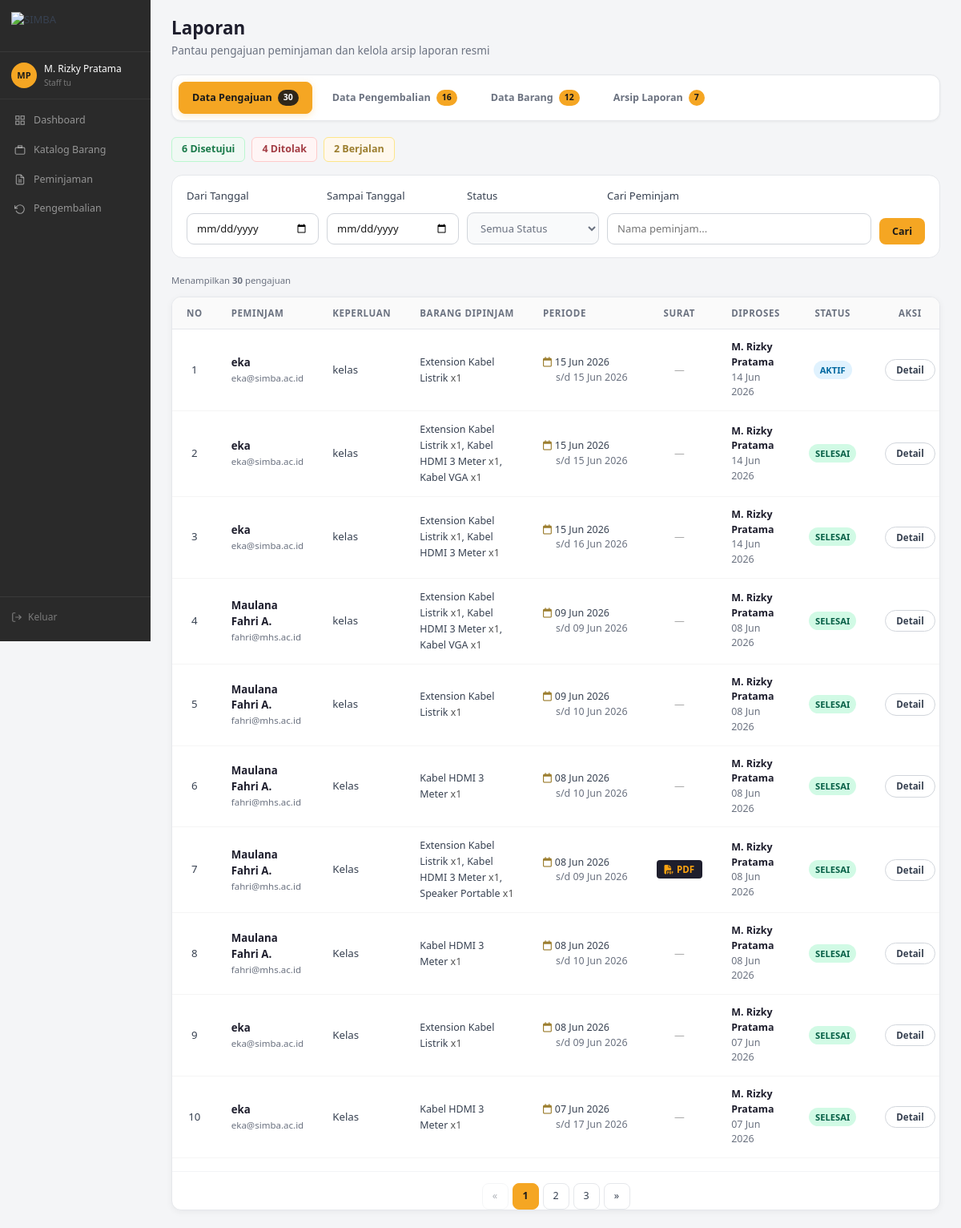
The app's page /pages/laporan/index.php (signed in) with its own data.
### tables this page shows
CREATE TABLE IF NOT EXISTS `pengajuan_peminjaman` (
  `id` int NOT NULL AUTO_INCREMENT,
  `id_peminjam` int NOT NULL,
  `keperluan` text NOT NULL,
  `tanggal_pinjam` date NOT NULL,
  `tanggal_kembali` date NOT NULL,
  `status` enum('menunggu','diverifikasi','disetujui','ditolak','aktif','selesai','dibatalkan') DEFAULT 'menunggu',
  `diverifikasi_oleh` int DEFAULT NULL,
  `disetujui_oleh` int DEFAULT NULL,
  `catatan_tolak` text,
  `dibuat_pada` timestamp NOT NULL DEFAULT CURRENT_TIMESTAMP,
  `diperbarui_pada` timestamp NOT NULL DEFAULT CURRENT_TIMESTAMP ON UPDATE CURRENT_TIMESTAMP,
  `file_surat` varchar(255) DEFAULT NULL COMMENT 'Untuk event himpunan/peminjaman alat berat',
  PRIMARY KEY (`id`),
  KEY `id_peminjam` (`id_peminjam`),
  KEY `diverifikasi_oleh` (`diverifikasi_oleh`),
  KEY `disetujui_oleh` (`disetujui_oleh`),
  CONSTRAINT `pengajuan_peminjaman_ibfk_1` FOREIGN KEY (`id_peminjam`) REFERENCES `users` (`id`),
  CONSTRAINT `pengajuan_peminjaman_ibfk_2` FOREIGN KEY (`diverifikasi_oleh`) REFERENCES `users` (`id`),
  CONSTRAINT `pengajuan_peminjaman_ibfk_3` FOREIGN KEY (`disetujui_oleh`) REFERENCES `users` (`id`)
);

CREATE TABLE IF NOT EXISTS `users` (
  `id` int NOT NULL AUTO_INCREMENT,
  `nama_pengguna` varchar(50) NOT NULL,
  `kata_sandi` varchar(255) NOT NULL,
  `nama_lengkap` varchar(100) NOT NULL,
  `email` varchar(100) NOT NULL,
  `peran` enum('admin','staff_tu','peminjam') NOT NULL,
  `aktif` tinyint(1) NOT NULL DEFAULT '1',
  `dibuat_pada` timestamp NOT NULL DEFAULT CURRENT_TIMESTAMP,
  PRIMARY KEY (`id`),
  UNIQUE KEY `nama_pengguna` (`nama_pengguna`),
  UNIQUE KEY `email` (`email`)
);

### pages/laporan/index.php (the view, shortened to what this page needs)
<?php
require_once __DIR__ . '/../../config/koneksi.php';
$tab = $_GET['tab'] ?? 'pengajuan';
$f_mulai  = $_GET['mulai']  ?? '';
$f_akhir  = $_GET['akhir']  ?? '';
$f_status = $_GET['status'] ?? '';
$f_cari   = trim($_GET['cari'] ?? '');
$where  = [];
$whereSql = $where ? 'WHERE ' . implode(' AND ', $where) : '';
$stmtP = $conn->prepare("
    SELECT pp.id, pp.keperluan, pp.tanggal_pinjam, pp.tanggal_kembali,
           pp.status, pp.file_surat, pp.catatan_tolak, pp.dibuat_pada, pp.diperbarui_pada,
           u_peminjam.nama_lengkap AS nama_peminjam,
           u_peminjam.email        AS email_peminjam,
           u_staff.nama_lengkap    AS nama_staff,
           GROUP_CONCAT(b.nama    ORDER BY b.nama SEPARATOR '||') AS nama_barang_list,
           GROUP_CONCAT(dp.jumlah ORDER BY b.nama SEPARATOR '||') AS jumlah_list
    FROM pengajuan_peminjaman pp
    JOIN  users u_peminjam ON u_peminjam.id = pp.id_peminjam
    LEFT JOIN users u_staff    ON u_staff.id    = pp.disetujui_oleh
    LEFT JOIN detail_peminjaman dp ON dp.id_peminjaman = pp.id
    LEFT JOIN barang b             ON b.id = dp.id_barang
    $whereSql
    GROUP BY pp.id
    ORDER BY pp.dibuat_pada DESC
");
$stmtP->execute();
$dataPengajuan = $stmtP->get_result()->fetch_all(MYSQLI_ASSOC);
$whereP  = [];
$whereSqlP = $whereP ? 'WHERE ' . implode(' AND ', $whereP) : '';
$stmtPen = $conn->prepare("
    SELECT pen.id, pen.tanggal_kembali, pen.hari_terlambat,
           pen.kondisi_kembali, pen.catatan_kerusakan, pen.dibuat_pada,
           pp.keperluan, pp.tanggal_pinjam, pp.tanggal_kembali AS rencana_kembali,
           u_p.nama_lengkap AS nama_peminjam,
           u_p.email        AS email_peminjam,
           u_t.nama_lengkap AS nama_penerima,
           GROUP_CONCAT(b.nama    ORDER BY b.nama SEPARATOR '||') AS nama_barang_list,
           GROUP_CONCAT(dp.jumlah ORDER BY b.nama SEPARATOR '||') AS jumlah_list
    FROM pengembalian pen
    JOIN pengajuan_peminjaman pp ON pp.id = pen.id_peminjaman
    JOIN users u_p ON u_p.id = pp.id_peminjam
    JOIN users u_t ON u_t.id = pen.diterima_oleh
    LEFT JOIN detail_peminjaman dp ON dp.id_peminjaman = pp.id
    LEFT JOIN barang b ON b.id = dp.id_barang
    $whereSqlP
    GROUP BY pen.id
    ORDER BY pen.tanggal_kembali DESC
");
$stmtPen->execute();
$dataPengembalian = $stmtPen->get_result()->fetch_all(MYSQLI_ASSOC);
$whereB  = ['1=1'];
$whereSqlB = implode(' AND ', $whereB);
$stmtB = $conn->prepare("
    SELECT b.id, b.kode_barang, b.nama, b.stok_total, b.stok_tersedia,
           b.kondisi, b.status, b.dibuat_pada,
           k.nama AS nama_kategori,
           COUNT(DISTINCT dp.id_peminjaman) AS total_dipinjam
    FROM barang b
    LEFT JOIN kategori k ON k.id = b.kategori_id
    LEFT JOIN detail_peminjaman dp ON dp.id_barang = b.id
    WHERE $whereSqlB
    GROUP BY b.id
    ORDER BY b.nama ASC
");
$stmtB->execute();
$dataBarang = $stmtB->get_result()->fetch_all(MYSQLI_ASSOC);
$dataLaporan = $conn->query("
    SELECT l.*, u.nama_lengkap AS nama_pembuat
    FROM laporan l
    JOIN users u ON u.id = l.dibuat_oleh
    ORDER BY l.dibuat_pada DESC
")->fetch_all(MYSQLI_ASSOC);
$basePath    = '../../';
require_once $basePath . 'includes/header.php';
require_once $basePath . 'includes/sidebar.php';
?>
<main class="main-content">
<div style="margin-bottom:20px">
    <h2 style="font-size:1.4rem;font-weight:700;color:#1e1e2d;margin:0">Laporan</h2>
    <p style="color:#6b7280;font-size:.85rem;margin:4px 0 0">Pantau pengajuan peminjaman dan kelola arsip laporan resmi</p>
</div>
<div class="status-tabs">
    <a href="?tab=pengajuan" class="status-tab <?= $tab === 'pengajuan' ? 'active' : '' ?>">
        Data Pengajuan
        <?php if (count($dataPengajuan)): ?>
        <span class="status-count"><?= count($dataPengajuan) ?></span>
        <?php endif; ?>
    </a>
    <a href="?tab=pengembalian" class="status-tab <?= $tab === 'pengembalian' ? 'active' : '' ?>">
        Data Pengembalian
        <?php if (count($dataPengembalian)): ?>
        <span class="status-count"><?= count($dataPengembalian) ?></span>
        <?php endif; ?>
    </a>
    <a href="?tab=barang" class="status-tab <?= $tab === 'barang' ? 'active' : '' ?>">
        Data Barang
        <?php if (count($dataBarang)): ?>
        <span class="status-count"><?= count($dataBarang) ?></span>
        <?php endif; ?>
    </a>
    <a href="?tab=arsip" class="status-tab <?= $tab === 'arsip' ? 'active' : '' ?>">
        Arsip Laporan
        <?php if (count($dataLaporan)): ?>
        <span class="status-count"><?= count($dataLaporan) ?></span>
        <?php endif; ?>
    </a>
</div>
<div id="tabPengajuan" <?= $tab !== 'pengajuan' ? 'style="display:none"' : '' ?>>
    <?php
    $cnt_setujui = count(array_filter($dataPengajuan, fn($r) => $r['status'] === 'disetujui'));
    $cnt_tolak   = count(array_filter($dataPengajuan, fn($r) => $r['status'] === 'ditolak'));
    $cnt_aktif   = count(array_filter($dataPengajuan, fn($r) => in_array($r['status'], ['aktif','menunggu','diverifikasi'])));
    ?>
    <div style="display:flex;gap:8px;flex-wrap:wrap;margin-bottom:16px">
        <span style="background:#f0f9f4;color:#1a7a4a;border:1px solid #bbf7d0;border-radius:6px;padding:5px 12px;font-size:.78rem;font-weight:700"><?= $cnt_setujui ?> Disetujui</span>
        <span style="background:#fff5f5;color:#a33c44;border:1px solid #fecaca;border-radius:6px;padding:5px 12px;font-size:.78rem;font-weight:700"><?= $cnt_tolak ?> Ditolak</span>
        <span style="background:#fff8ed;color:#9c7e2f;border:1px solid #fde68a;border-radius:6px;padding:5px 12px;font-size:.78rem;font-weight:700"><?= $cnt_aktif ?> Berjalan</span>
    </div>
    <div class="filter-card">
        <form method="GET">
            <div class="filter-row">
                <div style="display:flex;flex-direction:column;gap:5px;flex:1;min-width:130px">
                    <label>Dari Tanggal</label>
                    <input type="date" class="form-input" name="mulai" value="<?= htmlspecialchars($f_mulai) ?>">
                </div>
                <div style="display:flex;flex-direction:column;gap:5px;flex:1;min-width:130px">
                    <label>Sampai Tanggal</label>
                    <input type="date" class="form-input" name="akhir" value="<?= htmlspecialchars($f_akhir) ?>">
                </div>
                <div style="display:flex;flex-direction:column;gap:5px;flex:1;min-width:130px">
                    <label>Status</label>
                    <select class="form-input" name="status">
                        <option value="">Semua Status</option>
                    </select>
                </div>
                <div style="display:flex;flex-direction:column;gap:5px;flex:2;min-width:180px">
                    <label>Cari Peminjam</label>
                    <input type="text" class="form-input" name="cari" value="<?= htmlspecialchars($f_cari) ?>" placeholder="Nama peminjam...">
                </div>
                <div class="filter-actions">
                    <button type="submit" class="btn btn-primary">Cari</button>
                </div>
            </div>
        </form>
    </div>
    <div style="margin-bottom:10px">
        <small style="color:#6b7280">Menampilkan <strong><?= count($dataPengajuan) ?></strong> pengajuan</small>
    </div>
    <div class="table-card">
        <div class="table-wrapper">
        <table class="table-modern" id="tblPengajuan">
            <thead>
                <tr>
                    <th width="4%"  class="text-center">NO</th>
                    <th width="14%">PEMINJAM</th>
                    <th width="15%">KEPERLUAN</th>
                    <th width="21%">BARANG DIPINJAM</th>
                    <th width="13%">PERIODE</th>
                    <th width="7%"  class="text-center">SURAT</th>
                    <th width="11%">DIPROSES</th>
                    <th width="9%"  class="text-center">STATUS</th>
                    <th width="6%"  class="text-center">AKSI</th>
                </tr>
            </thead>
            <tbody>
                <?php if (empty($dataPengajuan)): ?>
                    <tr class="empty-row"><td colspan="9">
                        <i class="fa-solid fa-folder-open fa-2x mb-2 d-block"></i>
                        Belum ada data pengajuan<?= ($f_mulai||$f_akhir||$f_status||$f_cari) ? ' sesuai filter.' : '.' ?>
                    </td></tr>
                <?php else:
                $statusCfgP = [
                    'menunggu'     => ['bg'=>'#fef9c3','fg'=>'#854d0e'],
                    'diverifikasi' => ['bg'=>'#dbeafe','fg'=>'#1d4ed8'],
                    'disetujui'    => ['bg'=>'#dcfce7','fg'=>'#166534'],
                    'ditolak'      => ['bg'=>'#fee2e2','fg'=>'#991b1b'],
                    'aktif'        => ['bg'=>'#e0f2fe','fg'=>'#0369a1'],
                    'selesai'      => ['bg'=>'#d1fae5','fg'=>'#065f46'],
                    'dibatalkan'   => ['bg'=>'#f3f4f6','fg'=>'#6b7280'],
                ];
                foreach ($dataPengajuan as $i => $row):
                    $namaArr   = $row['nama_barang_list'] ? explode('||', $row['nama_barang_list']) : [];
                    $jumlahArr = $row['jumlah_list']      ? explode('||', $row['jumlah_list'])      : [];
                    $bagian = [];
                    foreach ($namaArr as $k => $nb) $bagian[] = htmlspecialchars($nb).' <span style="color:#555">x'.((int)($jumlahArr[$k]??1)).'</span>';
                    $barangHtml = $bagian ? implode(', ', $bagian) : '<span style="color:#aaa">—</span>';
                    $sc = $statusCfgP[$row['status']] ?? ['bg'=>'#f3f4f6','fg'=>'#6b7280'];
                ?>
                <tr>
                    <td class="text-center"><?= $i+1 ?></td>
                    <td>
                        <div style="font-weight:700;color:#1e1e2d"><?= htmlspecialchars($row['nama_peminjam']) ?></div>
                        <div style="font-size:.72rem;color:#6b7280"><?= htmlspecialchars($row['email_peminjam']) ?></div>
                    </td>
                    <td style="font-size:.83rem"><?= htmlspecialchars($row['keperluan']) ?></td>
                    <td style="font-size:.78rem;line-height:1.6"><?= $barangHtml ?></td>
                    <td style="font-size:.78rem;white-space:nowrap">
                        <i class="fa-regular fa-calendar me-1" style="color:#9c7e2f"></i><?= date('d M Y', strtotime($row['tanggal_pinjam'])) ?><br>
                        <span style="color:#6b7280;padding-left:16px">s/d <?= date('d M Y', strtotime($row['tanggal_kembali'])) ?></span>
                    </td>
                    <td class="text-center">
                        <?php if ($row['file_surat']): ?>
                        <a href="<?= htmlspecialchars($row['surat_url']) ?>" target="_blank"
                           style="background:#1e1e2d;color:#fca311;padding:4px 10px;border-radius:4px;font-size:.72rem;font-weight:700;text-decoration:none;white-space:nowrap">
                            <i class="fa-solid fa-file-pdf me-1"></i>PDF
                        </a>
                        <?php else: ?><span style="color:#aaa;font-size:.8rem">—</span><?php endif; ?>
                    </td>
                    <td style="font-size:.78rem">
                        <?php if ($row['nama_staff']): ?>
                            <div style="font-weight:600;color:#1e1e2d"><?= htmlspecialchars($row['nama_staff']) ?></div>
                            <div style="color:#6b7280"><?= date('d M Y', strtotime($row['diperbarui_pada'])) ?></div>
                        <?php else: ?><span style="color:#aaa">—</span><?php endif; ?>
                    </td>
                    <td class="text-center">
                        <span style="background:<?= $sc['bg'] ?>;color:<?= $sc['fg'] ?>;padding:4px 8px;border-radius:20px;font-size:.7rem;font-weight:700;white-space:nowrap">
                            <?= strtoupper($row['status']) ?>
                        </span>
                    </td>
                    <td class="text-center">
                        <button class="btn-act btn-detail"
                            onclick='bukaDetailPengajuan(<?= htmlspecialchars(json_encode($row, JSON_HEX_APOS|JSON_HEX_QUOT), ENT_QUOTES) ?>)'>
                            Detail
                        </button>
                    </td>
                </tr>
                <?php endforeach; endif; ?>
            </tbody>
        </table>
        </div>
    </div>
</div>
</main>
<?php require_once $basePath . 'includes/footer.php'; ?>

### records on screen
pengajuan_peminjaman: id_peminjam.nama_lengkap "eka", id_peminjam.email "eka@simba.ac.id", keperluan "kelas", nb "Extension Kabel Listrik", k "1", tanggal_pinjam "15 Jun 2026", tanggal_kembali "15 Jun 2026", disetujui_oleh.nama_lengkap "M. Rizky Pratama", diperbarui_pada "14 Jun 2026", status "AKTIF"
pengajuan_peminjaman: id_peminjam.nama_lengkap "eka", id_peminjam.email "eka@simba.ac.id", keperluan "kelas", nb "Extension Kabel Listrik Kabel HDMI 3 Meter Kabel VGA", k "1 1 1", bagian ", ,", tanggal_pinjam "15 Jun 2026", tanggal_kembali "15 Jun 2026", disetujui_oleh.nama_lengkap "M. Rizky Pratama", diperbarui_pada "14 Jun 2026", status "SELESAI"
pengajuan_peminjaman: id_peminjam.nama_lengkap "eka", id_peminjam.email "eka@simba.ac.id", keperluan "kelas", nb "Extension Kabel Listrik Kabel HDMI 3 Meter", k "1 1", bagian ",", tanggal_pinjam "15 Jun 2026", tanggal_kembali "16 Jun 2026", disetujui_oleh.nama_lengkap "M. Rizky Pratama", diperbarui_pada "14 Jun 2026", status "SELESAI"
pengajuan_peminjaman: id_peminjam.nama_lengkap "Maulana Fahri A.", id_peminjam.email "fahri@mhs.ac.id", keperluan "kelas", nb "Extension Kabel Listrik Kabel HDMI 3 Meter Kabel VGA", k "1 1 1", bagian ", ,", tanggal_pinjam "09 Jun 2026", tanggal_kembali "09 Jun 2026", diverifikasi_oleh.nama_lengkap "M. Rizky Pratama", diperbarui_pada "08 Jun 2026", status "SELESAI"
pengajuan_peminjaman: id_peminjam.nama_lengkap "Maulana Fahri A.", id_peminjam.email "fahri@mhs.ac.id", keperluan "kelas", nb "Extension Kabel Listrik", k "1", tanggal_pinjam "09 Jun 2026", tanggal_kembali "10 Jun 2026", diverifikasi_oleh.nama_lengkap "M. Rizky Pratama", diperbarui_pada "08 Jun 2026", status "SELESAI"
pengajuan_peminjaman: id_peminjam.nama_lengkap "Maulana Fahri A.", id_peminjam.email "fahri@mhs.ac.id", keperluan "Kelas", nb "Kabel HDMI 3 Meter", k "1", tanggal_pinjam "08 Jun 2026", tanggal_kembali "10 Jun 2026", diverifikasi_oleh.nama_lengkap "M. Rizky Pratama", diperbarui_pada "08 Jun 2026", status "SELESAI"
pengajuan_peminjaman: id_peminjam.nama_lengkap "Maulana Fahri A.", id_peminjam.email "fahri@mhs.ac.id", keperluan "Kelas", nb "Extension Kabel Listrik Kabel HDMI 3 Meter Speaker Portable", k "1 1 1", bagian ", ,", tanggal_pinjam "08 Jun 2026", tanggal_kembali "09 Jun 2026", diverifikasi_oleh.nama_lengkap "M. Rizky Pratama", diperbarui_pada "08 Jun 2026", status "SELESAI"
pengajuan_peminjaman: id_peminjam.nama_lengkap "Maulana Fahri A.", id_peminjam.email "fahri@mhs.ac.id", keperluan "Kelas", nb "Kabel HDMI 3 Meter", k "1", tanggal_pinjam "08 Jun 2026", tanggal_kembali "10 Jun 2026", diverifikasi_oleh.nama_lengkap "M. Rizky Pratama", diperbarui_pada "08 Jun 2026", status "SELESAI"
pengajuan_peminjaman: id_peminjam.nama_lengkap "eka", id_peminjam.email "eka@simba.ac.id", keperluan "Kelas", nb "Extension Kabel Listrik", k "1", tanggal_pinjam "08 Jun 2026", tanggal_kembali "09 Jun 2026", diverifikasi_oleh.nama_lengkap "M. Rizky Pratama", diperbarui_pada "07 Jun 2026", status "SELESAI"
pengajuan_peminjaman: id_peminjam.nama_lengkap "eka", id_peminjam.email "eka@simba.ac.id", keperluan "Kelas", nb "Kabel HDMI 3 Meter", k "1", tanggal_pinjam "07 Jun 2026", tanggal_kembali "17 Jun 2026", diverifikasi_oleh.nama_lengkap "M. Rizky Pratama", diperbarui_pada "07 Jun 2026", status "SELESAI"

### other values on screen
$inisial "MP"
$nama "M. Rizky Pratama"
str_replace('_', ' ', $peran) "Staff tu"
count($dataPengajuan) "30"
count($dataPengembalian) "16"
count($dataBarang) "12"
count($dataLaporan) "7"
$cnt_setujui "6"
$cnt_tolak "4"
$cnt_aktif "2"
